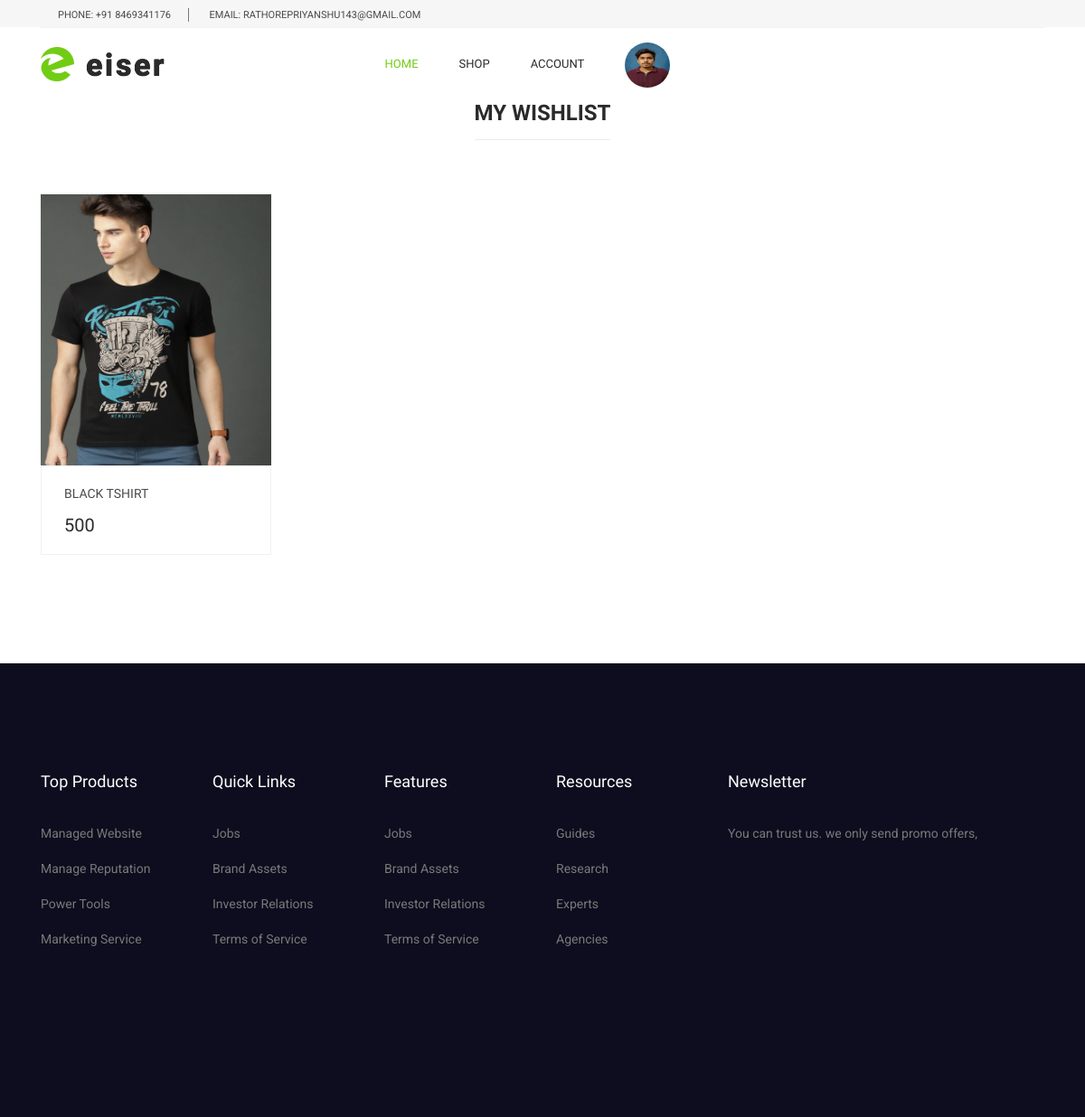
/wishlist/ (signed in), run on the app's committed database.
### myapp/models.py (models this page shows, shortened)
class Wishlist(models.Model):
    user=models.ForeignKey(User,on_delete=models.CASCADE)
    product=models.ForeignKey(Product,on_delete=models.CASCADE)
    time=models.DateTimeField(default=timezone.now)

class Product(models.Model):
    category=(
        ("Men","Men"),
        ("Women","Women"),
        ("Kids","Kids"),
        ("Accessories","Accessories"),
    )
    seller=models.ForeignKey(User,on_delete=models.CASCADE)
    product_category=models.CharField(max_length=100,choices=category)
    product_name=models.CharField(max_length=100)
    product_price=models.PositiveIntegerField()
    product_desc=models.TextField()
    product_image=models.ImageField(upload_to="product_images/")

### myapp/views.py (the view)
# urls.py: path('wishlist/',views.wishlist,name='wishlist'),
def wishlist(request):
    user=User.objects.get(email=request.session['email'])
    wishlists=Wishlist.objects.filter(user=user)
    request.session['wishlist_count']=len(wishlists)
    return render(request,'wishlist.html',{'wishlists':wishlists})

### myapp/templates/wishlist.html (shortened to what this page needs)
{% extends 'header.html' %}
{% load static  %}
{% block content %}
<!DOCTYPE html>
<html lang="en">
<head>
</head>
<body>
  <section class="inspired_product_area section_gap_bottom_custom">
    <div class="container">
      <div class="row justify-content-center">
        <div class="col-lg-12">
          <div class="main_title">
            <h2><span>My Wishlist</span></h2>
          </div>
        </div>
      </div>
      <div class="row">
        {% if wishlists %}
        {% for i in wishlists %}
        <div class="col-lg-3 col-md-6">
          <div class="single-product">
            <div class="product-img">
              <img class="img-fluid w-100" src="{{i.product.product_image.url}}" alt="" style="width: 300px;height: 300px;" />
            </div>
            <div class="product-btm">
              <a href="#" class="d-block">
                <h4>{{i.product.product_name}}</h4>
              </a>
              <div class="mt-3">
                <span class="mr-4">{{i.product.product_price}}</span>
              </div>
            </div>
          </div>
        </div>
        {% endfor %}
        {% else %}
            <h1>No Products In Wishlist</h1>
        {% endif %}
      </div>
    </div>
  </section>
</body>
</html>
{% endblock %}

### myapp/static/css/style.css (style rules this page uses)
body { line-height:24px;font-size:14px;font-family:"Roboto",sans-serif;font-weight:normal;color:#797979 }
h1,h2,h3,h4,h5,h6 { font-family:"Heebo",sans-serif;color:#2a2a2a;font-weight:500 }
a { text-decoration:none;transition:all 0.3s ease-in-out }
.section_gap_bottom_custom { padding-bottom:70px }
.main_title { text-align:center;margin-bottom:75px }
.main_title h2 { font-size:24px;color:#2a2a2a;margin-bottom:30px;font-weight:700;text-transform:uppercase }
.main_title h2 span { position:relative;display:inline-block }
.main_title h2 span:after { content:'';position:absolute;left:0px;bottom:-15px;width:100%;height:1px;background:#ebedee }
h2 { font-size:30px }
h4 { font-size:18px }
.single-product { text-align:center;margin-bottom:50px }
.single-product .product-img { position:relative;overflow:hidden }
.single-product .product-btm { padding:22px 25px 18px;border:1px solid #f0f2f1;text-align:left }
.single-product .product-btm h4 { color:#4a4a4a;font-size:14px;font-weight:400;text-transform:uppercase;margin-bottom:0px;transition:all 300ms linear 0s }
.single-product .product-btm span { font-family:"Heebo",sans-serif;font-size:20px;font-weight:500;line-height:16px;color:#2a2a2a }

### data on the page
Wishlist: product.product_image (picture), product.product_name "BLACK TSHIRT", product.product_price "500"
